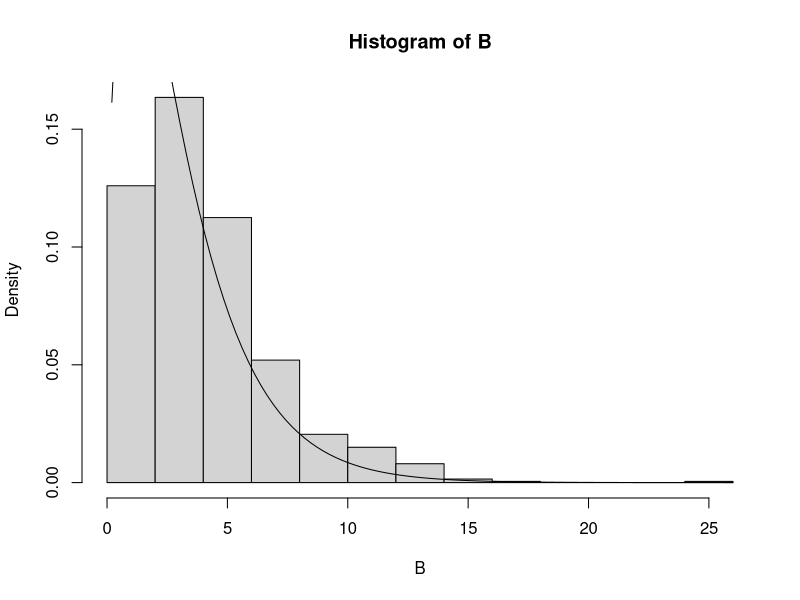

Write R code to recreate this figure.
A<-matrix(0,1000,5)
B<-matrix(0,1000,1)
for(i in 1:1000) for(j in 1:5) {A[i,j]=rnorm(1,mean=5,sd=1)}
for(i in 1:1000) {B[i]=4*sd(A[i,])^2}
hist(B,freq=FALSE)

curve(dchisq(x,3),0.20,add=T)
